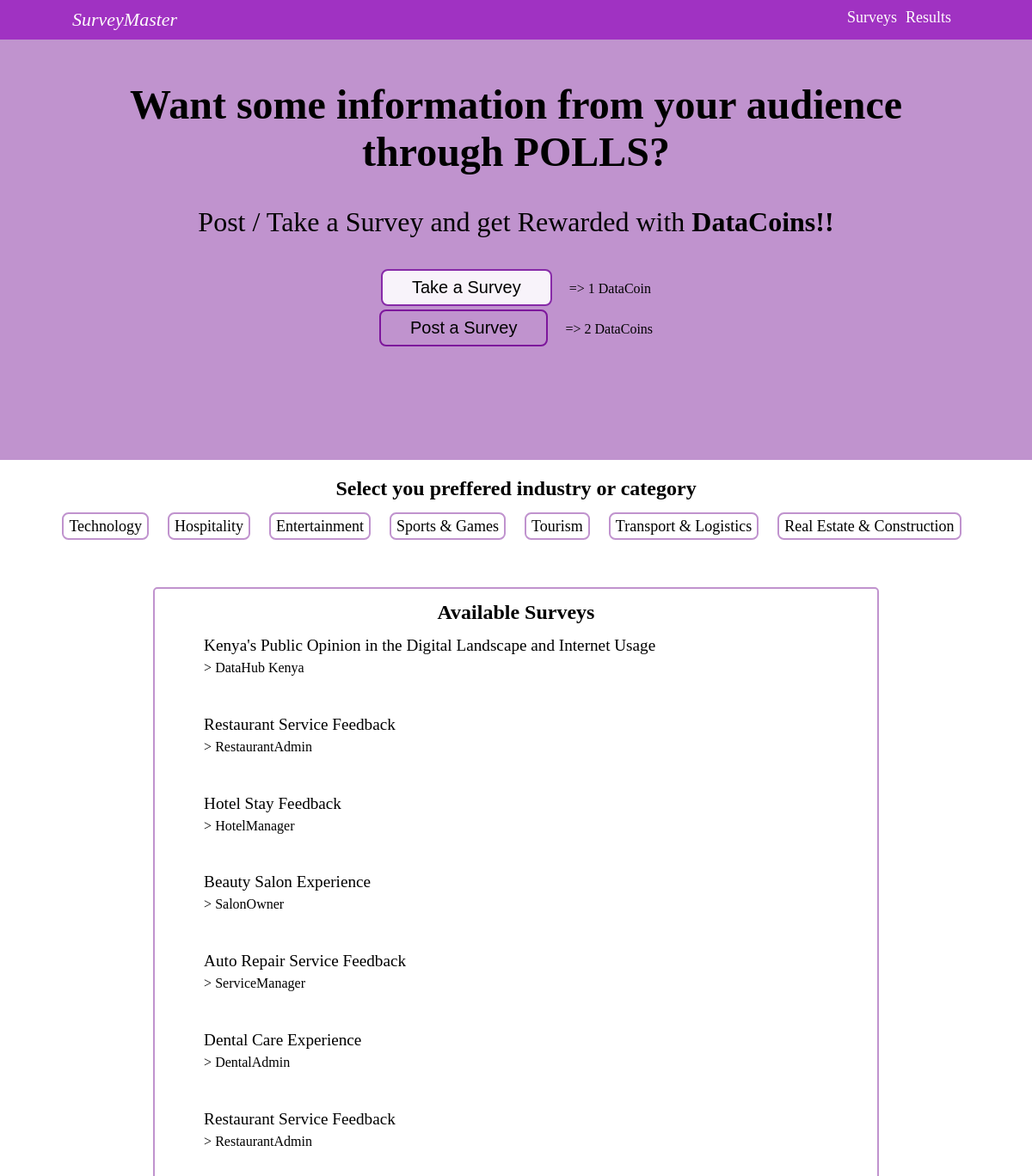
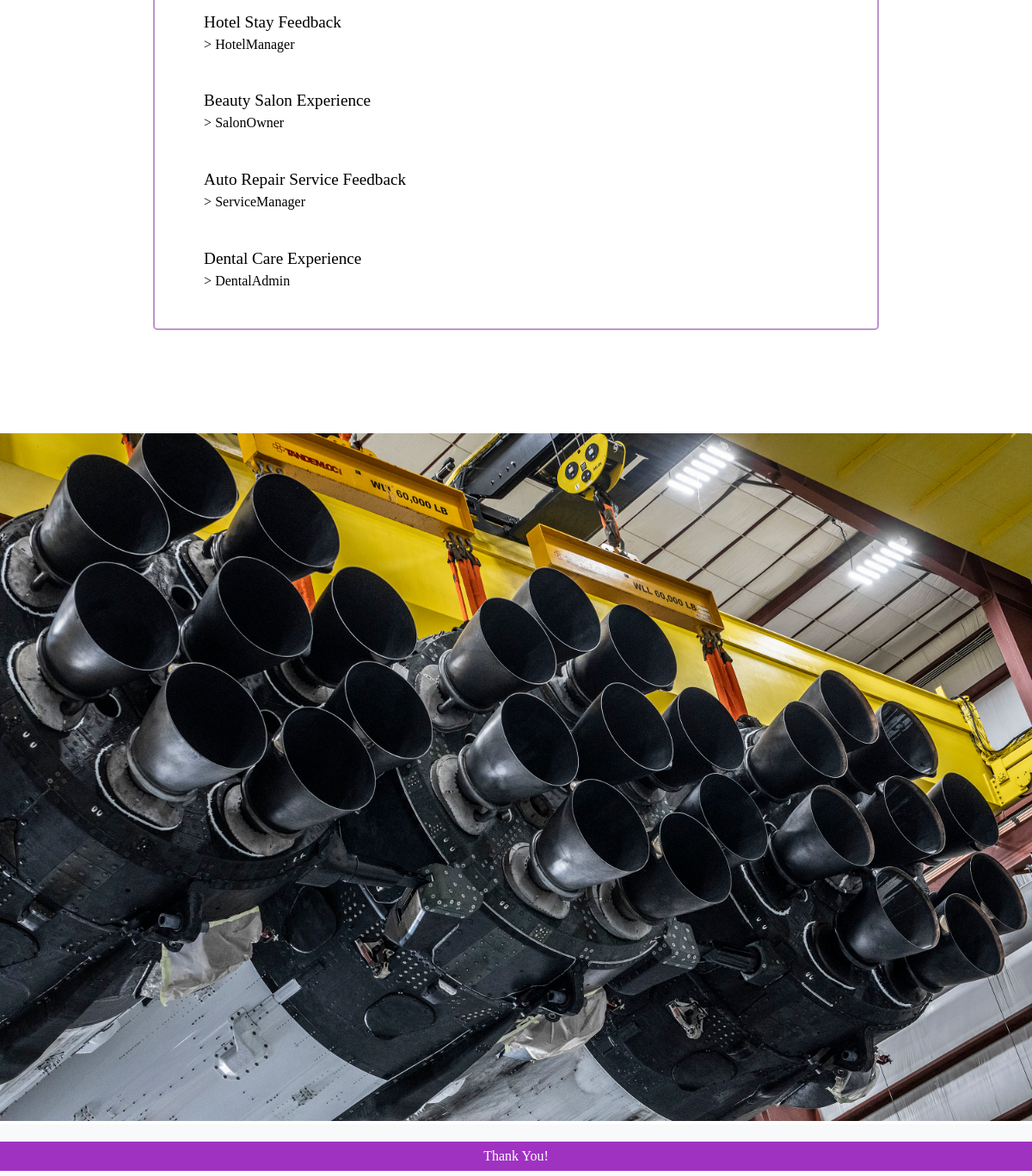
The page / on the database its author committed (2 pictures, top to bottom).
### polls/models.py (models this page shows, shortened)
class Survey(models.Model):
    title = models.CharField(max_length=100)
    owner = models.CharField(max_length=50)
    purpose = models.TextField()

### polls/views.py (the view)
# urls.py: 2. Add a URL to urlpatterns:  path('', views.home, name='home')
def home(request):
    surveys = models.Survey.objects.all()
    context = {
        'surveys': surveys,
    }
    return render(request, 'polls/homepage.html', context)

### polls/templates/polls/homepage.html (shortened to what this page needs)
{% extends 'polls/base.html' %}
{% load static %}
{% block surveys %}
<section id="surveys">
    <div class="surveys-header">
        <h2>Available Surveys</h2>
    </div>
    {% for survey in surveys %}
        <div class="survey">
            <P id="survey-title">
                <a href="{% url 'survey' survey.id %}">{{ survey.title }}</a>
            </P>
            <P id="survey-owner">
                > {{ survey.owner }}
            </P>
            <P id="survey-desc">
            </P>
        </div>
    {% endfor %}
</section>
<div id="svy-img">
    <img src="{% static 'images/rockets.jpg' %}" alt="">
</div>
{% endblock surveys %}

### polls/templates/polls/base.html (shortened to what this page needs)
{% load static %}
<!DOCTYPE html>
<html lang="en">
<head>
    <link rel="stylesheet" href="{% static 'css/main.css' %}">
</head>
<body>
    <header>
        <nav>
            <div id="logo">
                <p><a href="{% url 'home' %}"><i>SurveyMaster</i></a></p>
            </div>
            <ul id="navigation">
                <li><a href="#">Surveys</a></li>
                <li><a href="#">Results</a></li>
            </ul>
        </nav>
    </header>
    <main>
        {% block landing %}
        <section id="landing">
            <div id="land-wrapper">
                {% if user.is_authenticated %}
                <div>
                    <h1>Welcome {{ request.user.username }}</h1>
                    <p><a>Create survey with AI</a></p>
                </div>
                {% else %}
                <h1>Want some information from your audience through POLLS? </h1>
                <p id="landing-p">Post / Take a Survey and get Rewarded with <b>DataCoins!!</b>
                </p>
                <div class="btns">
                    <a href="{% url 'login' %}"><button class="btn" id="login"><p>Take a Survey<p/></button></a>=> 1 DataCoin <br>
                    <a href="{% url 'login' %}"><button class="btn" id="register"><p>Post a Survey<p/></button></a>=> 2 DataCoins
                </div>
                {% endif %}
            </div>
        </section>
        {% endblock landing %}
        {% block industry %}
        <h3>Select you preffered industry or category</h3>
        <div id='industry'>
            <li><a href="#">Technology</a></li>
            <li><a href="#">Hospitality</a></li>
            <li><a href="#">Entertainment</a></li>
            <li><a href="#">Sports & Games</a></li>
            <li><a href="#">Tourism</a></li>
            <li><a href="#">Transport & Logistics</a></li>
            <li><a href="#">Real Estate & Construction</a></li>
        </div>
        {% endblock %}
        {% block surveys %}
        {% endblock surveys %}
        {% block footer %}
        <footer>
            <p id="footer">Thank You!</p>
        </footer>
        {% endblock footer %}
    </main>
</body>
</html>

### static/css/main.css (style rules this page uses)
* { margin: 0%; padding: 0%; }
body { margin: 0; min-height: 100vh; position: relative; padding-bottom: 60px; }
header { background-color: rgb(160, 50, 194); height: 46px; display: flex; align-items: center; justify-content: center; }
nav { display: flex; justify-content: space-between; width: 86%; }
nav #logo { font-size: 22px; }
nav ul { display: flex; justify-content: space-between; }
li { list-style: none; margin-right: 10px; font-size: 18px; }
nav a { color: rgb(255, 252, 252); text-decoration: none; }
main a { text-decoration: none; color: black; }
main h1 { font-size: 48px; }
main #landing-p { font-size: 32px; }
h3 { text-align: center; margin: 20px auto; font-size:24px; }
#industry { display: flex; justify-content: center; }
#industry li a { border: 2px solid rgb(192, 147, 206); border-radius: 7.6px; padding: 4px 6px; margin: 10px 6px; }
#landing { background-color: rgb(192, 147, 206); height: 40%; text-align: center; display: flex; align-items: center; }
#land-wrapper { width: 900px; margin: auto; padding: 4% 0 8%; }
#land-wrapper p { margin-top: 4%; }
#landing button { padding: 8px 14px; border-radius: 8px; }
#landing .btns { margin-top: 4%; margin-bottom: 4%; }
#landing a { color: rgb(245, 235, 235); width: 100%; height: auto; }
#landing .btn p { font-size: 20px; margin: 0 20px; color: black; }
#login { margin-right: 20px; margin-bottom: 4px; background-color: rgb(248, 243, 250); border: 2px solid rgb(135, 42, 168); }
#register { margin-right: 20px; border: 2px solid rgb(125, 22, 156); background-color: rgb(192, 147, 206); }
#surveys { width: 70%; margin: auto; margin-top: 5%; margin-bottom: 10%; border: 2px solid rgb(192, 147, 206); border-radius: 5px; }
.surveys-header { text-align: center; padding: 14px 0px; }
.survey { width: 90%; margin: auto; }
.survey p { padding-left: 2%; }
#survey-title { font-size: larger; padding-bottom: 6px; }
#survey-owner { padding-bottom: 8px; }
#survey-desc { padding-bottom: 5%; }
#svy-img img { max-width: 100%; }
footer { position: absolute; bottom: 0; width: 100%; height: 20px; background-color: #f8f9fa; padding: 20px 0; }
#footer { background-color: rgb(160, 50, 194); color: white; text-align: center; padding: 8px 0px; margin-bottom: 0%; }

### rows shown on the page
Survey: title "Kenya's Public Opinion in the Digital Landscape and Internet Usage", owner "DataHub Kenya"
Survey: title "Restaurant Service Feedback", owner "RestaurantAdmin"
Survey: title "Hotel Stay Feedback", owner "HotelManager"
Survey: title "Beauty Salon Experience", owner "SalonOwner"
Survey: title "Auto Repair Service Feedback", owner "ServiceManager"
Survey: title "Dental Care Experience", owner "DentalAdmin"
Survey: title "Restaurant Service Feedback", owner "RestaurantAdmin"
Survey: title "Hotel Stay Feedback", owner "HotelManager"
Survey: title "Beauty Salon Experience", owner "SalonOwner"
Survey: title "Auto Repair Service Feedback", owner "ServiceManager"
Survey: title "Dental Care Experience", owner "DentalAdmin"
